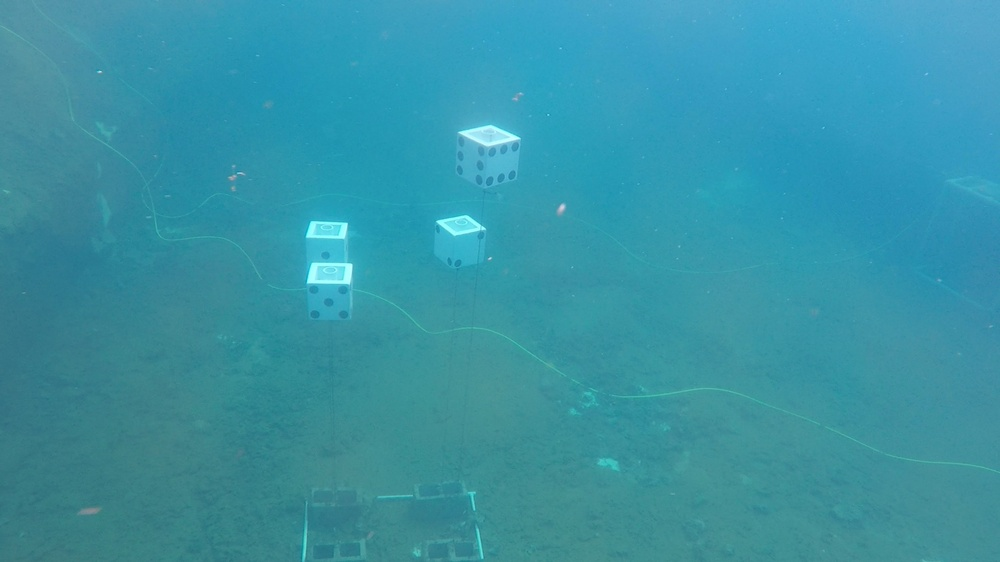
#> input picture preprocessing/preprocessingImages/images/dices-1256.jpg, 1000 x 562 px, shrunk from 1920 x 1080 before the run, found by its file name
$ python cannyEdge.py
#> lines starting #> are read from the running program, lines starting #| are printed output that depends on the picture; after the words box and inside, x2 and y2 are one past the last pixel; in counts of white or black regions, pixels touching at a corner belong together
import cv2
import numpy as np
from matplotlib import pyplot as plt
from PIL import Image
import PIL

#Enter the file name
#image_name = input('Enter image file name: ')
image_name = 'dices-1256.jpg'

#Read in the image and use Canny to get the edge
img = cv2.imread(image_name, 0)
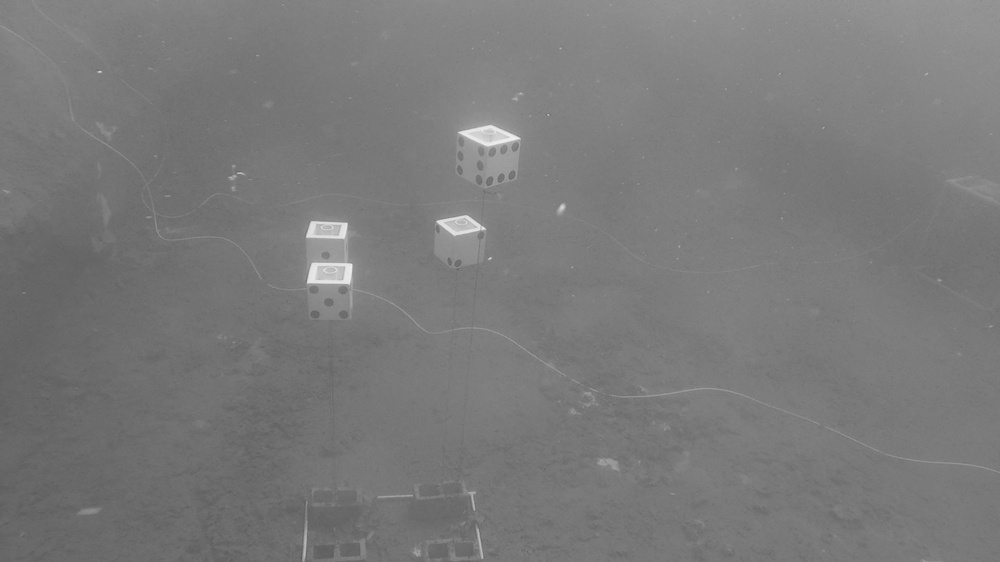
#> img: shape (562, 1000); min 90, max 241, mean 121.9
edges = cv2.Canny(img, 0, 100)
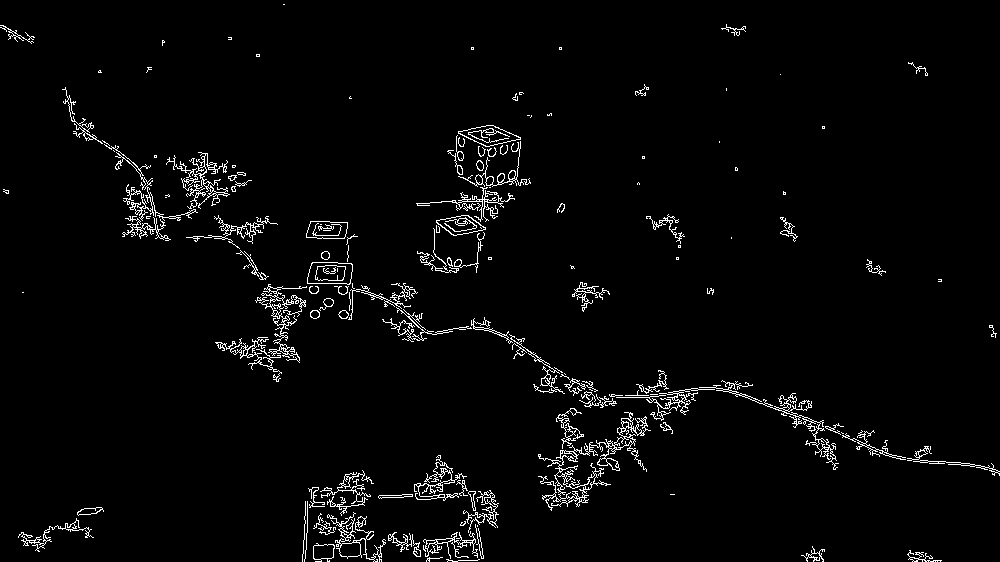
#> edges: shape (562, 1000); 2.8% white in thin lines or dots

edgesimg2 = PIL.Image.fromarray(edges)
edgesimg2.save('edge-' + image_name)

'''plot
plt.subplot(121),plt.imshow(img,cmap = 'gray')
plt.title('Original Image'), plt.xticks([]), plt.yticks([])
plt.subplot(122),plt.imshow(edges,cmap = 'gray')
plt.title('Edge Image'), plt.xticks([]), plt.yticks([])

plt.savefig('plot-' + image_name)

#plt.show()
'''

$ run again, with preprocessing/preprocessingImages/images/dices-1404.jpg copied over preprocessing/preprocessingImages/images/dices-1256.jpg
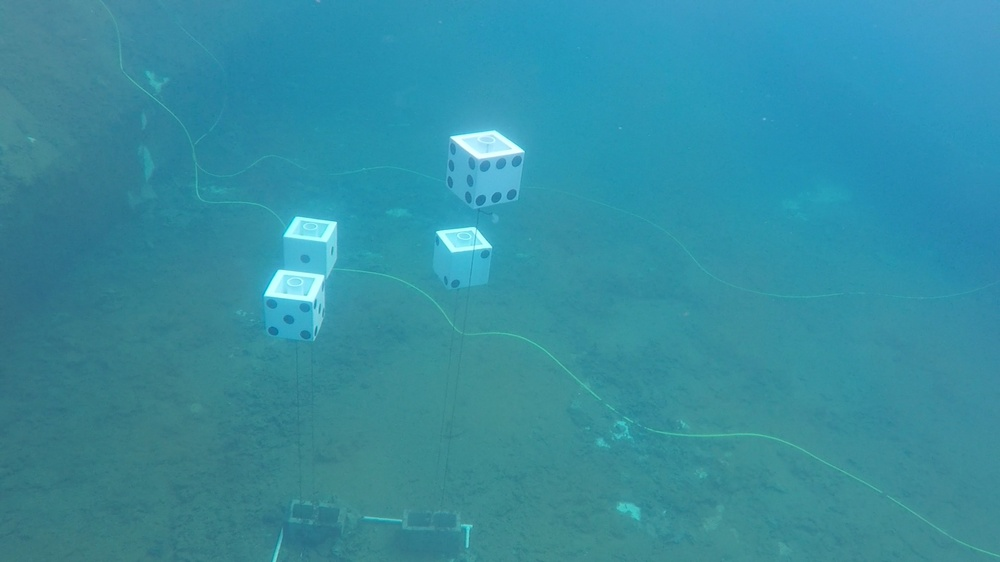
#> input picture preprocessing/preprocessingImages/images/dices-1404.jpg, 1000 x 562 px, shrunk from 1920 x 1080 before the run, found by its file name
#> `img = cv2.imread(image_name, 0)`:
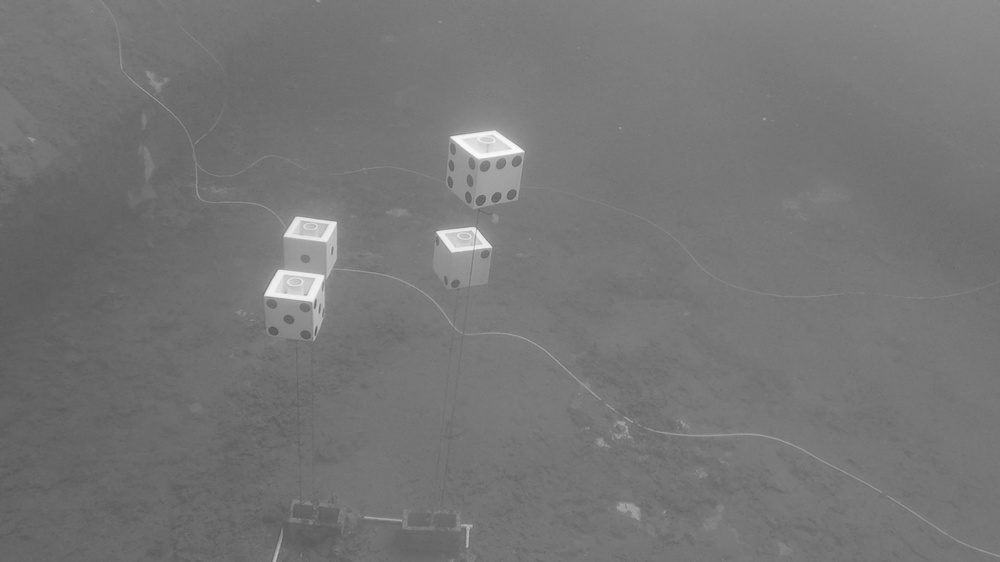
#> img: shape (562, 1000); min 83, max 252, mean 117.8
#> `edges = cv2.Canny(img, 0, 100)`:
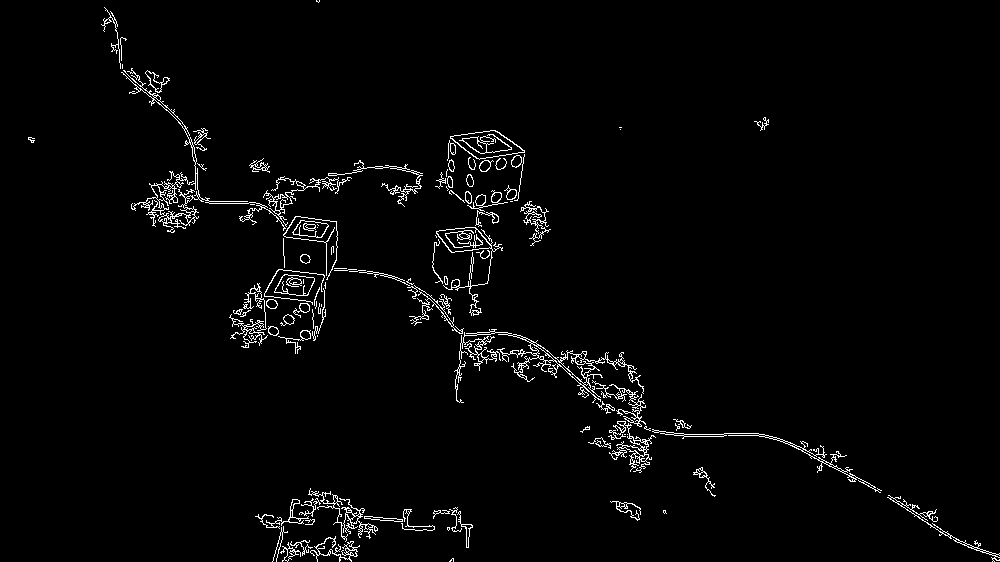
#> edges: shape (562, 1000); 2.4% white in thin lines or dots

$ run again, with preprocessing/preprocessingImages/images/dices-1703.jpg copied over preprocessing/preprocessingImages/images/dices-1256.jpg
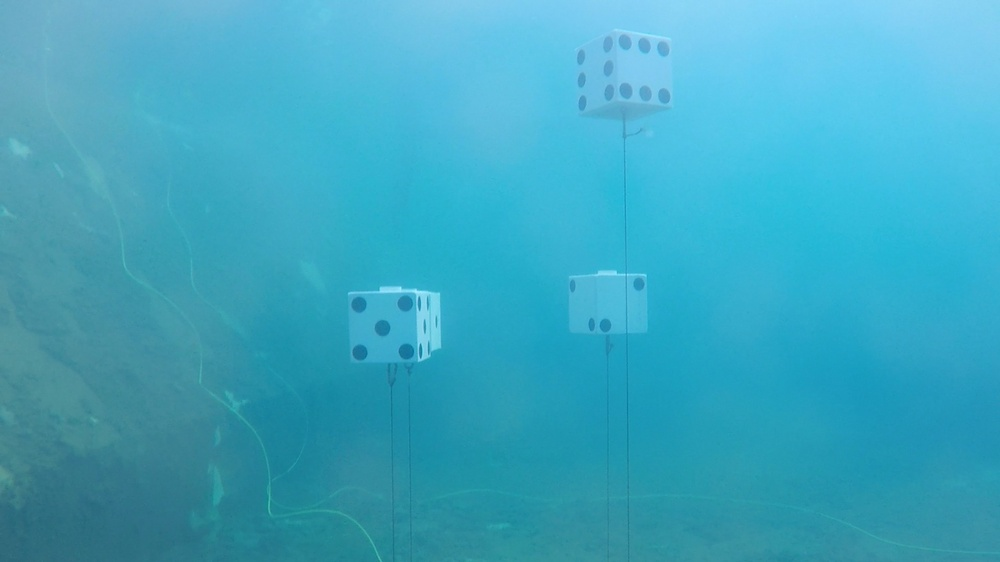
#> input picture preprocessing/preprocessingImages/images/dices-1703.jpg, 1000 x 562 px, shrunk from 1920 x 1080 before the run, found by its file name
#> `img = cv2.imread(image_name, 0)`:
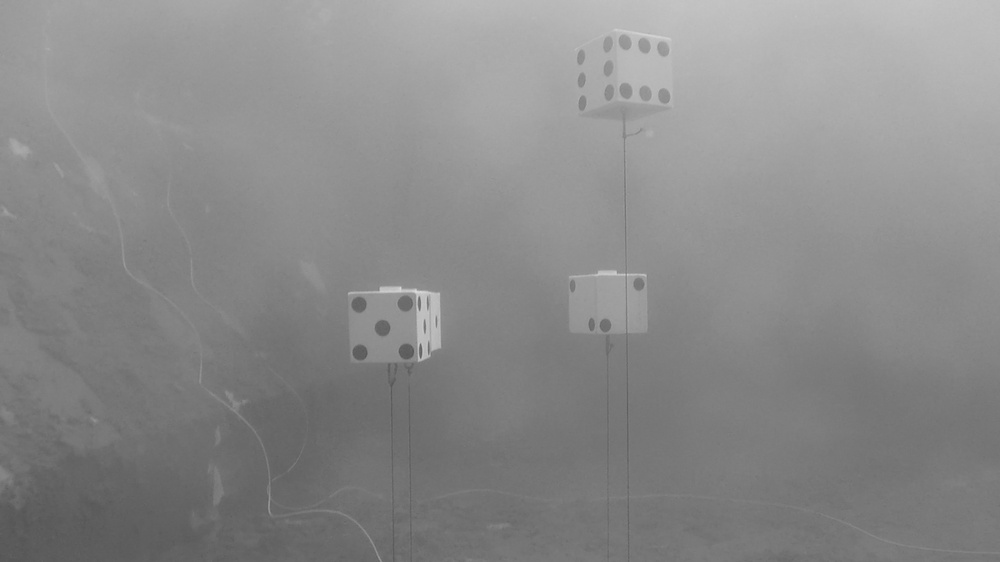
#> img: shape (562, 1000); min 83, max 218, mean 138
#> `edges = cv2.Canny(img, 0, 100)`:
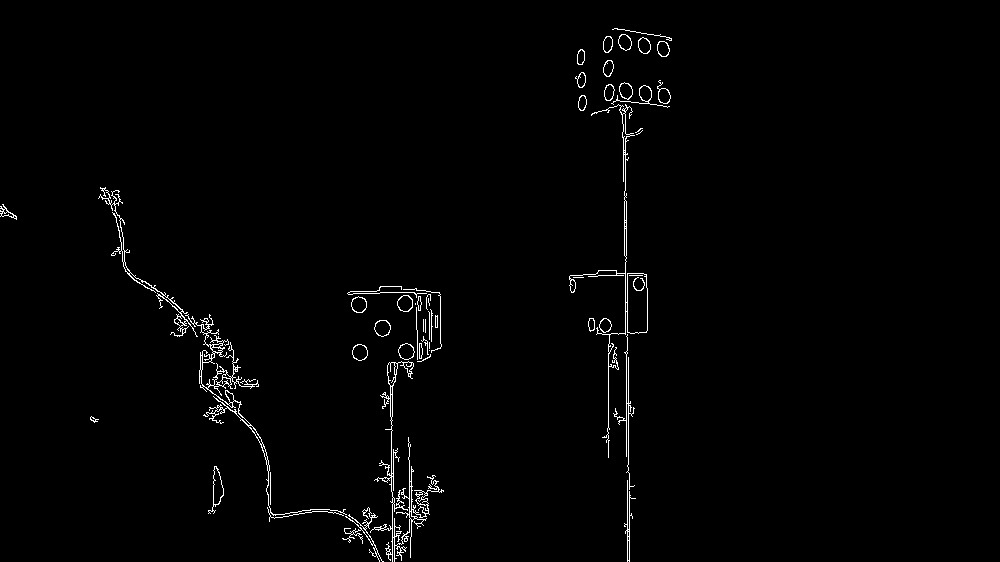
#> edges: shape (562, 1000); 1.3% white in thin lines or dots, all inside (x1, y1, x2, y2) = (0, 28, 672, 562)

$ run again, with preprocessing/preprocessingImages/images/dices-2164.jpg copied over preprocessing/preprocessingImages/images/dices-1256.jpg
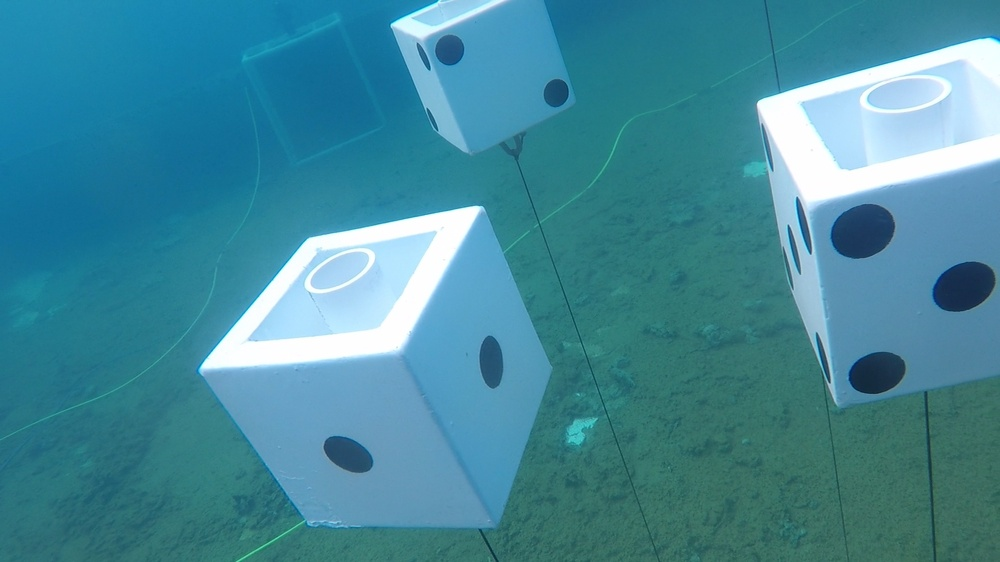
#> input picture preprocessing/preprocessingImages/images/dices-2164.jpg, 1000 x 562 px, shrunk from 1920 x 1080 before the run, found by its file name
#> `img = cv2.imread(image_name, 0)`:
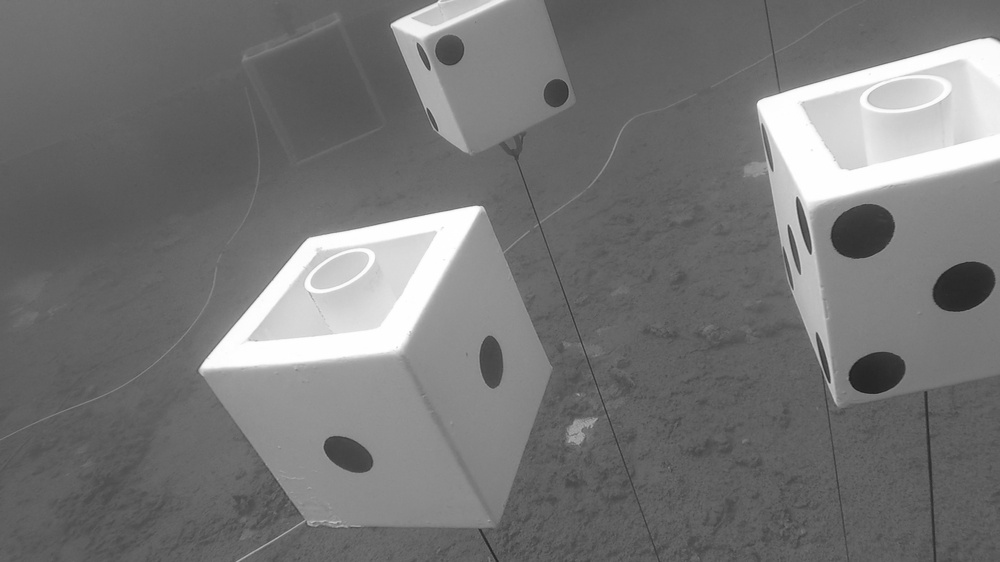
#> img: shape (562, 1000); min 22, max 255, mean 117.9
#> `edges = cv2.Canny(img, 0, 100)`:
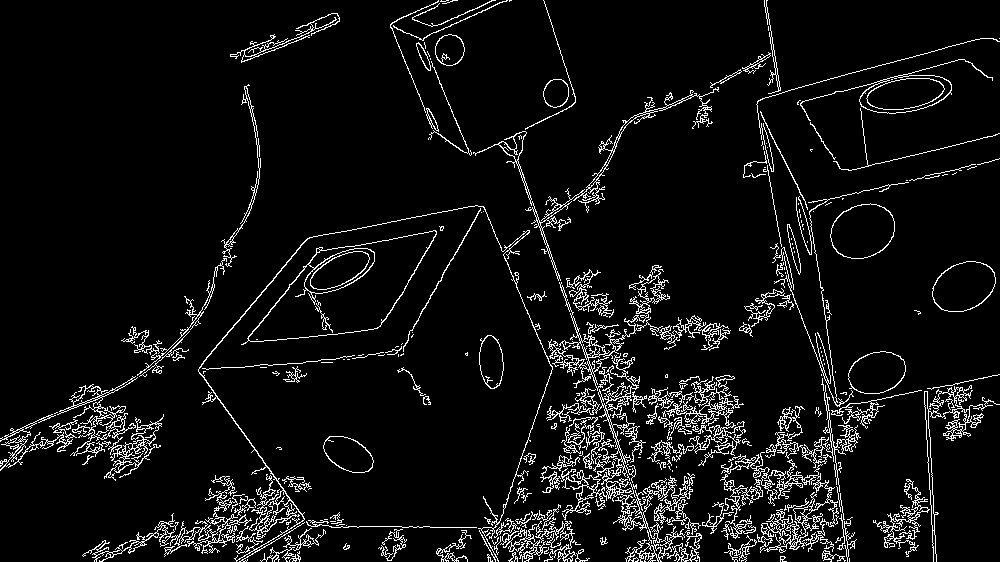
#> edges: shape (562, 1000); 6.6% white in thin lines or dots
